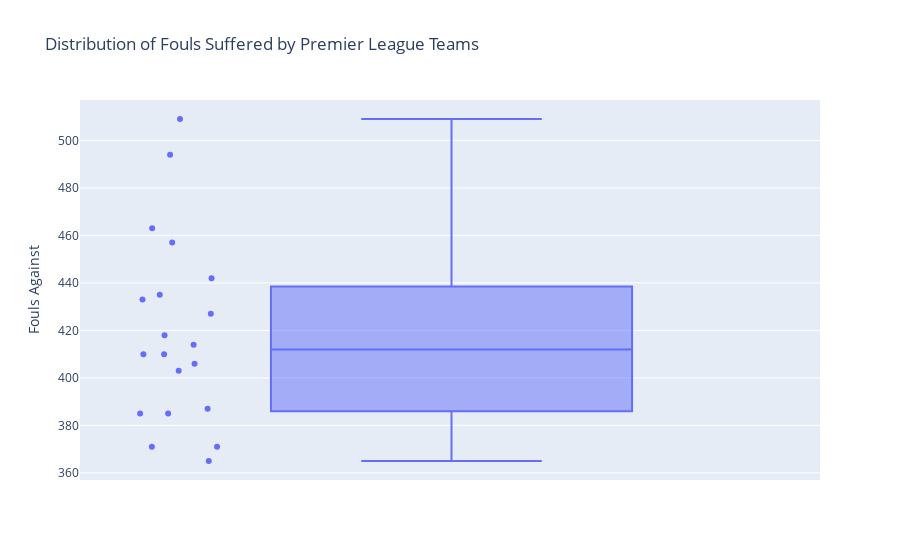

Notebook code for this chart:
### Code cell
fig = px.box(df_fouls_against,
             y='Fouls Against',
             hover_data=["Team"],
             points='all',  # show individual data points
             title='Distribution of Fouls Suffered by Premier League Teams'
            )
fig.write_image('C:/Users/rayha/Documents/Football Data Analysis/images/fouls_against_bar.png')
fig.show()

### Figure 1 — Plotly figure (JSON) as saved in the notebook; plotly's stock layout.template omitted (floating-point values rounded to 4 significant figures)
{"data": [{"alignmentgroup": "True", "boxpoints": "all", "customdata": [["Arsenal"], ["Aston Villa"], ["Bournemouth"], ["Brentford"], ["Brighton"], ["Chelsea"], ["Crystal Palace"], ["Everton"], ["Fulham"], ["Ipswich"], ["Leicester"], ["Liverpool"], ["Man City"], ["Man United"], ["Newcastle"], ["Nott'm Forest"], ["Southampton"], ["Tottenham"], ["West Ham"], ["Wolves"]], "hovertemplate": "Fouls Against=%{y}<br>Team=%{customdata[0]}<extra></extra>", "legendgroup": "", "marker": {"color": "#636efa"}, "name": "", "notched": false, "offsetgroup": "", "orientation": "v", "showlegend": false, "type": "box", "x0": " ", "xaxis": "x", "y": [406, 509, 410, 365, 427, 457, 418, 385, 371, 414, 403, 371, 387, 385, 463, 433, 435, 494, 410, 442], "y0": " ", "yaxis": "y"}], "layout": {"boxmode": "group", "legend": {"tracegroupgap": 0}, "title": {"text": "Distribution of Fouls Suffered by Premier League Teams"}, "xaxis": {"anchor": "y", "domain": [0, 1]}, "yaxis": {"anchor": "x", "domain": [0, 1], "title": {"text": "Fouls Against"}}}}
